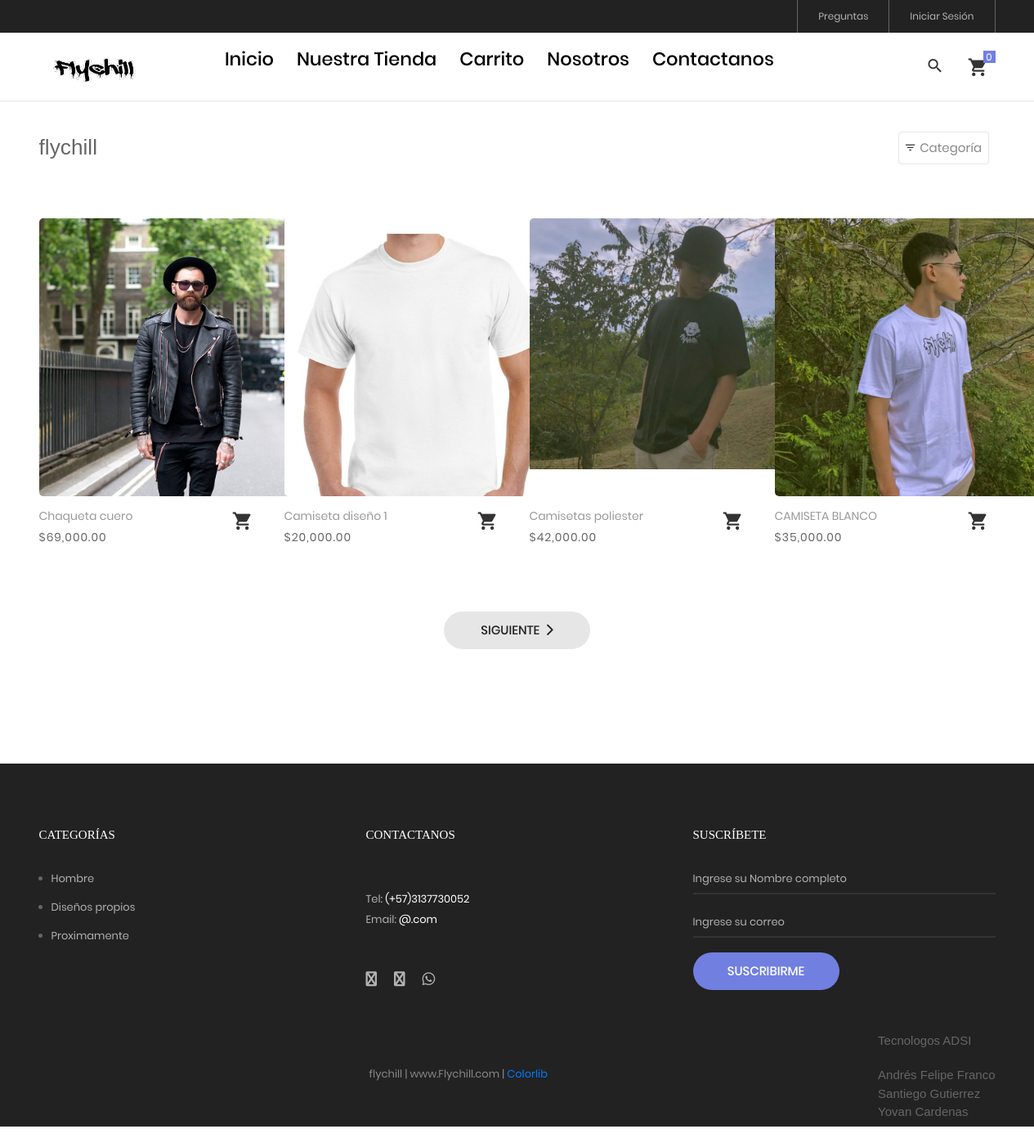
The page /tienda on the database its author committed.
### tables this page shows
CREATE TABLE IF NOT EXISTS `producto` (
  `idproducto` bigint(20) NOT NULL AUTO_INCREMENT,
  `categoriaid` bigint(20) NOT NULL,
  `codigo` varchar(30) NOT NULL,
  `nombre` varchar(255) NOT NULL,
  `descripcion` text NOT NULL,
  `precio` decimal(11,2) NOT NULL,
  `stock` int(11) NOT NULL,
  `imagen` varchar(100) DEFAULT NULL,
  `datecreated` datetime NOT NULL DEFAULT CURRENT_TIMESTAMP,
  `ruta` varchar(255) NOT NULL,
  `status` int(11) NOT NULL DEFAULT '1',
  PRIMARY KEY (`idproducto`),
  KEY `categoriaid` (`categoriaid`)
);

CREATE TABLE IF NOT EXISTS `categoria` (
  `idcategoria` bigint(20) NOT NULL AUTO_INCREMENT,
  `nombre` varchar(255) NOT NULL,
  `descripcion` text NOT NULL,
  `portada` varchar(100) NOT NULL,
  `datecreated` datetime NOT NULL DEFAULT CURRENT_TIMESTAMP,
  `ruta` varchar(255) NOT NULL,
  `status` int(11) NOT NULL DEFAULT '1',
  PRIMARY KEY (`idcategoria`)
);

### Libraries/Core/Views.php (called while the page is built)
<?php
	class Views
	{
		function getView($controller,$view,$data="")
		{
			$controller = get_class($controller);
			if($controller == "Home"){
				$view = "Views/".$view.".php";
			}else{
				$view = "Views/".$controller."/".$view.".php";
			}
			require_once ($view);
		}
	}
 ?>

### Controllers/Tienda.php (called while the page is built, shortened)
<?php
	require_once("Models/TProducto.php");
	class Tienda extends Controllers{
		public function tienda()
		{
			$data['page_tag'] = NOMBRE_EMPESA;
			$data['page_title'] = NOMBRE_EMPESA;
			$data['page_name'] = "tienda";
			$pagina = 1;
			$cantProductos = $this->cantProductos();
			$total_registro = $cantProductos['total_registro'];
			$desde = ($pagina-1) * PROPORPAGINA;
			$total_paginas = ceil($total_registro / PROPORPAGINA);
			$data['productos'] = $this->getProductosPage($desde,PROPORPAGINA);
			$data['pagina'] = $pagina;
			$data['total_paginas'] = $total_paginas;
			$data['categorias'] = $this->getCategorias();
			$this->views->getView($this,"tienda",$data);
		}
	}
 ?>

### index.php (called while the page is built, shortened)
<?php
	require_once("Helpers/Helpers.php");
	require_once("Libraries/Core/Load.php");
 ?>

### Libraries/Core/Mysql.php (called while the page is built, shortened)
<?php
	class Mysql extends Conexion
	{
		private $conexion;
		function __construct()
		{
			$this->conexion = new Conexion();
			$this->conexion = $this->conexion->conect();
		}
		public function select_all(string $query)
		{
			$this->strquery = $query;
        	$result = $this->conexion->prepare($this->strquery);
			$result->execute();
        	$data = $result->fetchall(PDO::FETCH_ASSOC);
        	return $data;
		}
	}
 ?>

### Libraries/Core/Conexion.php (called while the page is built)
<?php
class Conexion{
	private $conect;
	public function __construct(){
		$connectionString = "mysql:host=".DB_HOST.";dbname=".DB_NAME.";charset=".DB_CHARSET;
		try{
			$this->conect = new PDO($connectionString, DB_USER, DB_PASSWORD);
			$this->conect->setAttribute(PDO::ATTR_ERRMODE, PDO::ERRMODE_EXCEPTION);
		}catch(PDOException $e){
			$this->conect = 'Error de conexión';
		    echo "ERROR: " . $e->getMessage();
		}
	}
	public function conect(){
		return $this->conect;
	}
}
?>

### Models/TProducto.php (called while the page is built, shortened)
<?php
require_once("Libraries/Core/Mysql.php");
trait TProducto{
	public function getProductosPage($desde, $porpagina){
		$this->con = new Mysql();
		$sql = "SELECT p.idproducto,
						p.codigo,
						p.nombre,
						p.descripcion,
						p.categoriaid,
						c.nombre as categoria,
						p.precio,
						p.ruta,
						p.stock
				FROM producto p
				INNER JOIN categoria c
				ON p.categoriaid = c.idcategoria
				WHERE p.status = 1 ORDER BY p.idproducto DESC LIMIT $desde,$porpagina";
				$request = $this->con->select_all($sql);
				if(count($request) > 0){
					for ($c=0; $c < count($request) ; $c++) {
						$intIdProducto = $request[$c]['idproducto'];
						$sqlImg = "SELECT img
								FROM imagen
								WHERE productoid = $intIdProducto";
						$arrImg = $this->con->select_all($sqlImg);
						if(count($arrImg) > 0){
							for ($i=0; $i < count($arrImg); $i++) {
								$arrImg[$i]['url_image'] = media().'/images/uploads/'.$arrImg[$i]['img'];
							}
						}
						$request[$c]['images'] = $arrImg;
					}
				}
		return $request;
	}
}
 ?>

### Helpers/Helpers.php (called while the page is built, shortened)
<?php
	function base_url()
	{
		return BASE_URL;
	}
    function footerTienda($data="")
    {
        $view_footer = "Views/Template/footer_tienda.php";
        require_once ($view_footer);
    }
    function formatMoney($cantidad){
        $cantidad = number_format($cantidad,2,SPD,SPM);
        return $cantidad;
    }
    function getCatFooter(){
        require_once ("Models/CategoriasModel.php");
        $objCategoria = new CategoriasModel();
        $request = $objCategoria->getCategoriasFooter();
        return $request;
    }
    function getInfoPage(int $idpagina){
        require_once("Libraries/Core/Mysql.php");
        $con = new Mysql();
        $sql = "SELECT * FROM post WHERE idpost = $idpagina";
        $request = $con->select($sql);
        return $request;
    }
 ?>

### Models/CategoriasModel.php (called while the page is built, shortened)
<?php
	class CategoriasModel extends Mysql
	{
		public function getCategoriasFooter(){
			$sql = "SELECT idcategoria, nombre, descripcion, portada, ruta
					FROM categoria WHERE  status = 1 AND idcategoria IN (".CAT_FOOTER.")";
			$request = $this->select_all($sql);
			if(count($request) > 0){
				for ($c=0; $c < count($request) ; $c++) {
					$request[$c]['portada'] = BASE_URL.'/Assets/images/uploads/'.$request[$c]['portada'];
				}
			}
			return $request;
		}
	}
 ?>

### Views/Tienda/tienda.php (the view, shortened to what this page needs)
<?php
$arrProductos = $data['productos'];
 ?>
<br><br><br>
<hr>
	<div class="bg0 m-t-23 p-b-140">
		<div class="container">
			<div class="flex-w flex-sb-m p-b-52">
				<div class="flex-w flex-l-m filter-tope-group m-tb-10">
					<h3><?= $data['page_title']; ?></h3>
				</div>
				<div class="flex-w flex-c-m m-tb-10">
					<div class="flex-c-m stext-106 cl6 size-104 bor4 pointer hov-btn3 trans-04 m-r-8 m-tb-4 js-show-filter">
						<i class="icon-filter cl2 m-r-6 fs-15 trans-04 zmdi zmdi-filter-list"></i>
						 Categoría &nbsp;
					</div>
				</div>
			</div>
			<div class="row isotope-grid">
			<?php
			if(count($arrProductos) > 0 ){
				for ($p=0; $p < count($arrProductos); $p++) {
					$ruta = $arrProductos[$p]['ruta'];
					if(count($arrProductos[$p]['images']) > 0 ){
						$portada = $arrProductos[$p]['images'][0]['url_image'];
					}else{
						$portada = media().'/images/uploads/product.png';
					}
			 ?>
				<div class="col-sm-6 col-md-4 col-lg-3 p-b-35 isotope-item women">
					<div class="block2">
						<div class="block2-pic hov-img0">
							<img src="<?= $portada ?>" alt="<?= $arrProductos[$p]['nombre'] ?>">
						</div>
						<div class="block2-txt flex-w flex-t p-t-14">
							<div class="block2-txt-child1 flex-col-l ">
								<a href="<?= base_url().'/tienda/producto/'.$arrProductos[$p]['idproducto'].'/'.$ruta; ?>" class="stext-104 cl4 hov-cl1 trans-04 js-name-b2 p-b-6">
									<?= $arrProductos[$p]['nombre'] ?>
								</a>
								<span class="stext-105 cl3">
									<?= SMONEY.formatMoney($arrProductos[$p]['precio']); ?>
								</span>
							</div>
							<div class="block2-txt-child2 flex-r p-t-3" >
								<a href="#"
								 id="<?= openssl_encrypt($arrProductos[$p]['idproducto'],METHODENCRIPT,KEY); ?>"
								 class="btn-addwish-b2 dis-block pos-relative js-addwish-b2 js-addcart-detail
								 icon-header-item cl2 hov-cl1 trans-04 p-l-22 p-r-11
								 ">
									<i class="zmdi zmdi-shopping-cart"></i>
								</a>
							</div>
						</div>
					</div>
				</div>
			<?php }
			}else{
			 ?>
			 <p>No hay productos para mostrar <a href="<?= base_url() ?>/tienda"> Ver productos</a></p>
			<?php } ?>
			</div>
			<?php
				if(count($data['productos']) > 0){
					$nextPagina = $data['pagina'] + 1;
			 ?>
			<div class="flex-c-m flex-w w-full p-t-45">
			<?php if($data['pagina'] != $data['total_paginas']){ ?>
				<a href="<?= base_url() ?>/tienda/page/<?= $nextPagina ?>" class="flex-c-m stext-101 cl5 size-103 bg2 bor1 hov-btn1 p-lr-15 trans-04"> Siguiente &nbsp; <i class="fas fa-chevron-right"></i> </a>
			<?php } ?>
			</div>
			<?php
				}
			 ?>
		</div>
	</div>
<?php
	footerTienda($data);
?>

### Views/Template/footer_tienda.php (shortened to what this page needs)
	<?php
		$catFotter = getCatFooter();
	 ?>
	<footer class="bg3 p-t-75 p-b-32">
		<div class="container">
			<div class="row">
				<div class="col-sm-6 col-lg-4 p-b-50">
					<h4 class="stext-301 cl0 p-b-30">
						Categorías
					</h4>
					<?php if(count($catFotter) > 0){ ?>
					<ul>
						<?php foreach ($catFotter as $cat) { ?>
						<li class="p-b-10">
							<a href="<?= base_url() ?>/tienda/categoria/<?= $cat['idcategoria'].'/'.$cat['ruta'] ?>" class="stext-107 cl7 hov-cl1 trans-04">
								<?= $cat['nombre'] ?>
							</a>
						</li>
						<?php } ?>
					</ul>
					<?php } ?>
				</div>
				<div class="col-sm-6 col-lg-4 p-b-50">
					<h4 class="stext-301 cl0 p-b-30">
						Contactanos
					</h4>
					<p class="stext-107 cl7 size-201">
						<?= DIRECCION ?> <br>
						Tel: <a class="linkFooter" href="tel:<?= TELEMPRESA ?>"><?= TELEMPRESA ?></a><br>
						Email: <a class="linkFooter" href="mailto:<?= EMAIL_EMPRESA ?>"><?= EMAIL_EMPRESA ?></a>
					</p>
					<div class="p-t-27">
						<a href="<?= FACEBOOK ?>" target="_blanck" class="fs-18 cl7 hov-cl1 trans-04 m-r-16">
							<i class="fa fa-facebook"></i>
						</a>
						<a href="<?= INSTAGRAM ?>" target="_blanck"  class="fs-18 cl7 hov-cl1 trans-04 m-r-16">
							<i class="fa fa-instagram"></i>
						</a>
						<a href="https://wa.me/<?= WHATSAPP ?>" target="_blanck"  class="fs-18 cl7 hov-cl1 trans-04 m-r-16">
							<i class="fab fa-whatsapp"></i>
						</a>
					</div>
				</div>
				<div class="col-sm-6 col-lg-4 p-b-50">
					<h4 class="stext-301 cl0 p-b-30">
						Suscríbete
					</h4>
					<form id="frmSuscripcion" name="frmSuscripcion">
						<div class="wrap-input1 w-full p-b-4">
							<input class="input1 bg-none plh1 stext-107 cl7" type="text" id="nombreSuscripcion" name="nombreSuscripcion" placeholder="Ingrese su Nombre completo" required>
						</div>
						<br>
						<div class="wrap-input1 w-full p-b-4">
							<input class="input1 bg-none plh1 stext-107 cl7" type="email" id="emailSuscripcion" name="emailSuscripcion" placeholder="Ingrese su correo" required >
						</div>
						<div class="p-t-18">
							<button class="flex-c-m stext-101 cl0 size-103 bg1 bor1 hov-btn2 p-lr-15 trans-04">
								Suscribirme
							</button>
						</div>
					</form>
				</div>
			</div>
			<div style="float: right;">
					<p>Tecnologos ADSI</p>
					<p>
						Andrés Felipe Franco <br>
						Santiego Gutierrez <br>
						Yovan Cardenas
					</p>
				</div>
			<div class="p-t-40">
				<p class="stext-107 cl6 txt-center">
					<?= NOMBRE_EMPESA; ?> | <?= WEB_EMPRESA; ?> | <a href="https://colorlib.com" target="_blank">Colorlib</a>
				</p>
			</div>
		</div>
	</footer>
</body>
</html>

### Assets/tienda/css/main.css (style rules this page uses)
.container { max-width: 1380px; }
@media (max-width: 1600px) { .container { max-width: 1200px; } }
.container p { margin-bottom: 20px; }
.container ul, .container ol { margin-left: 15px; margin-bottom: 20px; }
.container ul, .container ul li { list-style: initial; }
.icon-header-item { position: relative; font-size: 26px; line-height: 1; cursor: pointer; }
.block2-pic { position: relative; width: 340px; height: 340px; border-radius: 5px; }
.block2-txt-child1 { width: calc(100% - 30px); }
.block2-txt-child2 { width: 30px; }
.cl0 { color: #fff; }
.cl2 { color: #333; }
.cl3 { color: #666; }
.cl4 { color: #999; }
.cl5 { color: #222; }
.cl6 { color: #888; }
.cl7 { color: #b2b2b2; }
.stext-101 { font-family: Poppins-Medium; font-size: 15px; line-height: 1.466667; text-transform: uppercase; }
.stext-104 { font-family: Poppins-Regular; font-size: 14px; line-height: 1.466667; }
.stext-105 { font-family: Poppins-Regular; font-size: 14px; line-height: 1.466667; letter-spacing: 1px; }
.stext-106 { font-family: Poppins-Regular; font-size: 15px; line-height: 1.2; }
.stext-107 { font-family: Poppins-Regular; font-size: 13px; line-height: 1.923; }
.stext-301 { font-family: Montserrat-Bold; font-size: 15px; line-height: 1.6; text-transform: uppercase; }
.size-103 { min-width: 179px; height: 46px; }
.size-104 { min-width: 94px; height: 40px; }
.size-201 { max-width: 270px; }
.bg-none { background-color: transparent; }
.bg0 { background-color: #fff; }
.bg1 { background-color: #717fe0; }
.bg2 { background-color: #e6e6e6; }
.bg3 { background-color: #222; }
.bor1 { border-radius: 23px; }
.bor4 { border: 1px solid #e6e6e6; border-radius: 3px; }
.wrap-input1 { position: relative; border-bottom: 2px solid rgba(204,204,204, 0.1); }
.input1 { background-color: transparent; width: 100%; }
.hov-img0 { display: block; overflow: hidden; }
.hov-img0 img { width: 100%; -webkit-transition: transform 0.9s ease; -o-transition: transform 0.9s ease; -moz-transition: transform 0.9s ease; transition: transform 0.9s ease; }
.linkFooter { color: #FFF !important; }

### rows shown on the page
producto: shows a picture, nombre "Chaqueta cuero", precio "69,000.00"
producto: shows a picture, nombre "Camiseta diseño 1", precio "20,000.00"
producto: shows a picture, nombre "Camisetas poliester", precio "42,000.00"
producto: shows a picture, nombre "CAMISETA BLANCO", precio "35,000.00"
categoria: nombre "Hombre"
categoria: nombre "Diseños propios"
categoria: nombre "Proximamente"

### other values the page prints
$data['page_title'] "flychill"
TELEMPRESA "(+57)3137730052"
EMAIL_EMPRESA "@.com"
NOMBRE_EMPESA "flychill"
WEB_EMPRESA "www.Flychill.com"
